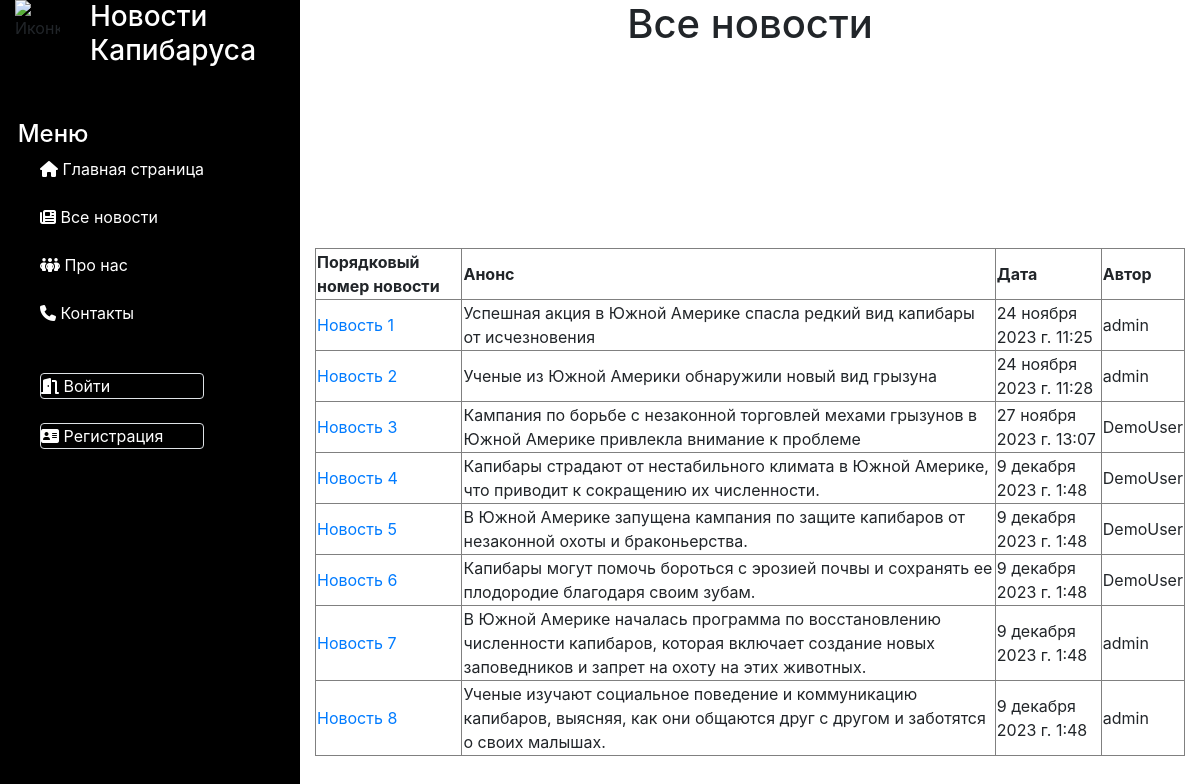
Page /news/ on the committed database.
### news/models.py (models this page shows)
class Article(models.Model):
    categories = (('E', 'Economics'),
                  ('S', 'Science'),
                  ('IT', 'IT'))
    author = models.ForeignKey(User, on_delete=models.SET_NULL, null=True)
    title = models.CharField('Название', max_length=50, default='')
    anouncement = models.TextField('Аннотация', max_length=250)
    text = models.TextField('Текст новости')
    date = models.DateTimeField('Дата публикации', auto_created=True,default=datetime.datetime.now())
    category = models.CharField(choices=categories, max_length=20, verbose_name='Категории')
    tags=models.ManyToManyField(to=Tag, blank=True)
    def __str__(self):
        return f'Новость: {self.title} от {self.date}'
    def get_absolute_url(self):
        return f'/news/{self.id}'
    class Meta:
        ordering=['title','date']
        verbose_name = 'Новость'
        verbose_name_plural = 'Новости'

### news/views.py (the view)
# urls.py: path('', views.news_list, name='news_list'),
def news_list(request):
    news = Article.objects.all()
    tag=Tag.objects.filter(title='Crypto')[0]
    tagged_news=Article.objects.filter(tags=tag)
    print(tagged_news)
    context = {'news': news}
    return render(request, 'news/news_list.html', context)

### news/templates/news/news_list.html
{% extends 'main/SideBar.html' %}
{% load static %}
{% block content %}
<div class="content-center">
    <h1 class="text-center">Все новости</h1>
    <table border="1px;">
        <tr>
            <th> Порядковый номер новости</th>
            <th> Анонс</th>
            <th> Дата</th>
            <th> Автор</th>
        </tr>
        {% for n in news %}
        <tr>
            <td> <a href="{{n.get_absolute_url}}"> {{ n.title }} </a></td>
            <td> {{ n.anouncement }}</td>
            <td> {{ n.date }}</td>
            <td> {{ n.author.username }}</td>
        </tr>
        <br>
        {% endfor %}
    </table>
</div>
{% endblock content %}

### main/static/main/css/style.css (style rules this page uses)
body { height: 100vh; }

### rows in the picture
Article: title "Новость 1", anouncement "Успешная акция в Южной Америке спасла редкий вид капибары от исчезновения", date "24 ноября 2023 г. 11:25", author.username "admin"
Article: title "Новость 2", anouncement "Ученые из Южной Америки обнаружили новый вид грызуна", date "24 ноября 2023 г. 11:28", author.username "admin"
Article: title "Новость 3", anouncement "Кампания по борьбе с незаконной торговлей мехами грызунов в Южной Америке привлекла внимание к проблеме", date "27 ноября 2023 г. 13:07", author.username "DemoUser"
Article: title "Новость 4", anouncement "Капибары страдают от нестабильного климата в Южной Америке, что приводит к сокращению их численности.", date "9 декабря 2023 г. 1:48", author.username "DemoUser"
Article: title "Новость 5", anouncement "В Южной Америке запущена кампания по защите капибаров от незаконной охоты и браконьерства.", date "9 декабря 2023 г. 1:48", author.username "DemoUser"
Article: title "Новость 6", anouncement "Капибары могут помочь бороться с эрозией почвы и сохранять ее плодородие благодаря своим зубам.", date "9 декабря 2023 г. 1:48", author.username "DemoUser"
Article: title "Новость 7", anouncement "В Южной Америке началась программа по восстановлению численности капибаров, которая включает создание новых заповедников и запрет на охоту на этих животных.", date "9 декабря 2023 г. 1:48", author.username "admin"
Article: title "Новость 8", anouncement "Ученые изучают социальное поведение и коммуникацию капибаров, выясняя, как они общаются друг с другом и заботятся о своих малышах.", date "9 декабря 2023 г. 1:48", author.username "admin"
